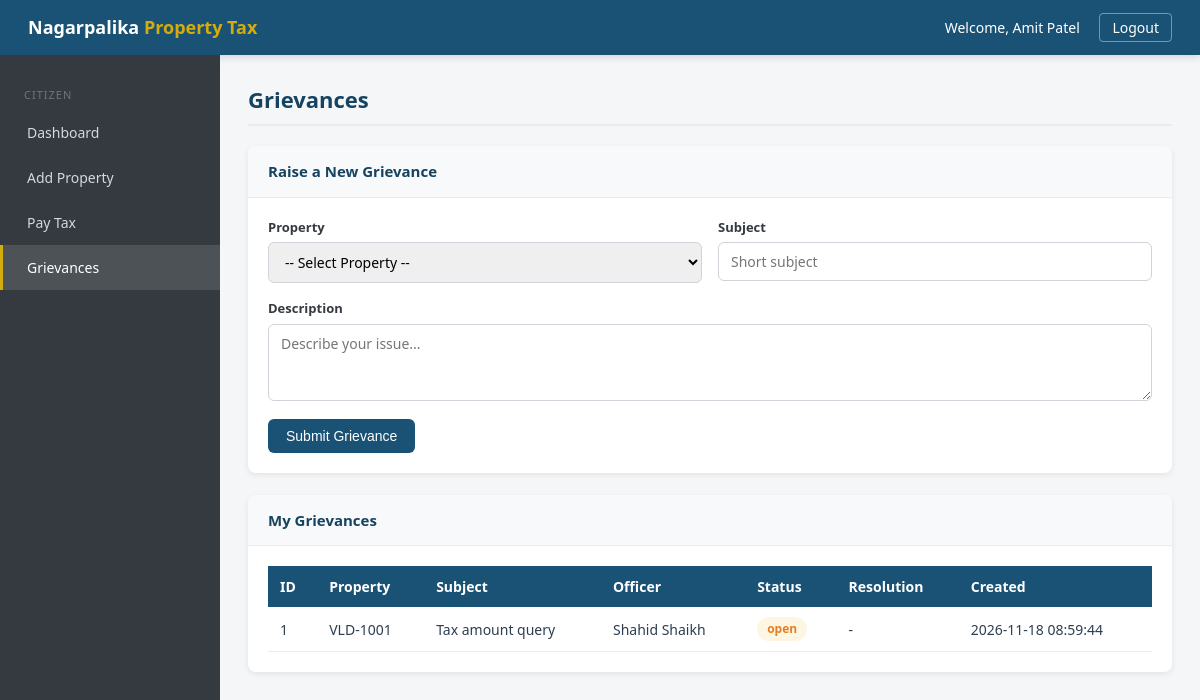
Page /citizen/grievance.php (signed in) on the committed database.
### tables this page shows
CREATE TABLE grievancemaster (
  gid INT AUTO_INCREMENT PRIMARY KEY,
  uid INT NOT NULL,
  pid INT NOT NULL,
  subject VARCHAR(100) NOT NULL,
  description VARCHAR(300) NOT NULL,
  status VARCHAR(15) DEFAULT 'open',   
  officer_id INT,
  resolution VARCHAR(300),
  createddate DATETIME DEFAULT CURRENT_TIMESTAMP
);

CREATE TABLE propertymaster (
  pid INT AUTO_INCREMENT PRIMARY KEY,
  uid INT NOT NULL,                  
  tno VARCHAR(20) NOT NULL,          
  address VARCHAR(150) NOT NULL,
  wid INT NOT NULL,
  areasq INT NOT NULL,
  ptype VARCHAR(15) NOT NULL,        
  cyear INT NOT NULL,
  status VARCHAR(15) DEFAULT 'pending',   
  verified_by INT,
  remark VARCHAR(150)
);

CREATE TABLE usermaster (
  uid INT AUTO_INCREMENT PRIMARY KEY,
  uname VARCHAR(100) NOT NULL,
  email VARCHAR(50) NOT NULL UNIQUE,
  upwd VARCHAR(255) NOT NULL,
  urole VARCHAR(10) NOT NULL,        
  phone VARCHAR(10) NOT NULL,
  status VARCHAR(10) DEFAULT 'active'
);

### citizen/grievance.php (the view, shortened to what this page needs)
<?php
include '../db.php';
$uid = $_SESSION['uid'];
$myG = mysqli_query($con, "SELECT g.*, p.tno, u.uname AS officer
                           FROM grievancemaster g
                           JOIN propertymaster p ON g.pid=p.pid
                           LEFT JOIN usermaster u ON g.officer_id=u.uid
                           WHERE g.uid=$uid
                           ORDER BY g.gid DESC");
$myP = mysqli_query($con, "SELECT pid, tno, address FROM propertymaster WHERE uid=$uid ORDER BY pid DESC");
?>
<!DOCTYPE html>
<html>
<head>
    <link rel="stylesheet" href="../css/style.css">
</head>
<body>
<div class="topbar">
    <div class="brand">Nagarpalika <span>Property Tax</span></div>
    <div class="user-info">
        Welcome, <?php echo $_SESSION['uname']; ?>
        <a href="../logout.php">Logout</a>
    </div>
</div>
<div class="layout">
    <div class="sidebar">
        <div class="side-label">Citizen</div>
        <a href="dashboard.php">Dashboard</a>
        <a href="add_property.php">Add Property</a>
        <a href="pay_tax.php">Pay Tax</a>
        <a href="grievance.php" class="active">Grievances</a>
    </div>
    <div class="main">
        <h1 class="page-title">Grievances</h1>
        <div class="panel">
            <div class="panel-header">Raise a New Grievance</div>
            <div class="panel-body">
                <?php if (mysqli_num_rows($myP) == 0) { ?>
                    <div class="empty">You need a registered property before raising a grievance.</div>
                <?php } else { ?>
                <form method="post">
                    <div class="form-grid">
                        <div class="form-group">
                            <label>Property</label>
                            <select name="pid" required>
                                <option value="">-- Select Property --</option>
                            </select>
                        </div>
                        <div class="form-group">
                            <label>Subject</label>
                            <input type="text" name="subject" required placeholder="Short subject">
                        </div>
                        <div class="form-group full">
                            <label>Description</label>
                            <textarea name="description" required rows="3" placeholder="Describe your issue..."></textarea>
                        </div>
                    </div>
                    <div class="form-actions">
                        <button type="submit" name="raise" class="btn btn-primary">Submit Grievance</button>
                    </div>
                </form>
                <?php } ?>
            </div>
        </div>
        <div class="panel">
            <div class="panel-header">My Grievances</div>
            <div class="panel-body">
                <?php if (mysqli_num_rows($myG) == 0) {
                    echo "<div class='empty'>No grievances raised yet.</div>";
                } else { ?>
                    <table>
                        <thead><tr>
                            <th>ID</th><th>Property</th><th>Subject</th><th>Officer</th>
                            <th>Status</th><th>Resolution</th><th>Created</th>
                        </tr></thead>
                        <tbody>
                        <?php while ($g = mysqli_fetch_array($myG)) {
                            $badge = "badge-" . $g['status'];
                            echo "<tr>
                                <td>{$g['gid']}</td><td>{$g['tno']}</td>
                                <td>{$g['subject']}</td>
                                <td>" . ($g['officer'] ? $g['officer'] : "Unassigned") . "</td>
                                <td><span class='badge $badge'>{$g['status']}</span></td>
                                <td>" . ($g['resolution'] ? $g['resolution'] : "-") . "</td>
                                <td>{$g['createddate']}</td>
                            </tr>";
                        } ?>
                        </tbody>
                    </table>
                <?php } ?>
            </div>
        </div>
    </div>
</div>
</body>
</html>

### css/style.css (style rules this page uses)
* { margin: 0; padding: 0; box-sizing: border-box; }
body { font-family: 'Segoe UI', Tahoma, sans-serif; background: #f4f6f8; color: #2c3e50; line-height: 1.5; }
:root { --primary: #1a5276; --primary-dark: #154360; --accent: #d4ac0d; --success: #27ae60; --warning: #e67e22; --error: #c0392b; --neutral-50: #f8f9fa; --neutral-100: #e9ecef; --neutral-300: #ced4da; --neutral-600: #6c757d; --neutral-800: #343a40; }
.btn { display: inline-block; padding: 9px 18px; border: none; border-radius: 6px; font-size: 14px; cursor: pointer; text-decoration: none; transition: all 0.2s; color: #fff; }
.btn-primary { background: var(--primary); }
.topbar { background: var(--primary); color: #fff; padding: 14px 28px; display: flex; justify-content: space-between; align-items: center; box-shadow: 0 2px 8px rgba(0,0,0,0.15); }
.topbar .brand { font-size: 18px; font-weight: 600; }
.topbar .brand span { color: var(--accent); }
.topbar .user-info { font-size: 14px; }
.topbar .user-info a { color: #fff; text-decoration: none; margin-left: 16px; border: 1px solid rgba(255,255,255,0.4); padding: 4px 12px; border-radius: 4px; }
.layout { display: flex; min-height: calc(100vh - 54px); }
.sidebar { width: 220px; background: var(--neutral-800); padding: 18px 0; flex-shrink: 0; }
.sidebar a { display: block; color: #d5d8dc; text-decoration: none; padding: 12px 24px; font-size: 14px; border-left: 3px solid transparent; transition: all 0.2s; }
.sidebar a.active { background: rgba(255,255,255,0.12); color: #fff; border-left-color: var(--accent); }
.sidebar .side-label { color: var(--neutral-600); font-size: 11px; text-transform: uppercase; letter-spacing: 1px; padding: 14px 24px 6px; }
.main { flex: 1; padding: 28px; overflow-x: auto; }
.page-title { font-size: 22px; color: var(--primary-dark); margin-bottom: 20px; border-bottom: 2px solid var(--neutral-100); padding-bottom: 8px; }
.panel { background: #fff; border-radius: 8px; box-shadow: 0 2px 6px rgba(0,0,0,0.08); margin-bottom: 22px; overflow: hidden; }
.panel-header { padding: 14px 20px; background: var(--neutral-50); border-bottom: 1px solid var(--neutral-100); font-weight: 600; font-size: 15px; color: var(--primary-dark); }
.panel-body { padding: 20px; }
table { width: 100%; border-collapse: collapse; font-size: 14px; }
thead th { background: var(--primary); color: #fff; padding: 10px 12px; text-align: left; font-weight: 600; }
tbody td { padding: 10px 12px; border-bottom: 1px solid var(--neutral-100); }
.form-grid { display: grid; grid-template-columns: 1fr 1fr; gap: 16px; }
.form-group { display: flex; flex-direction: column; }
.form-group.full { grid-column: 1 / -1; }
.form-group label { font-size: 13px; font-weight: 600; color: var(--neutral-800); margin-bottom: 5px; }
.form-group input, .form-group select, .form-group textarea { padding: 9px 12px; border: 1px solid var(--neutral-300); border-radius: 6px; font-size: 14px; font-family: inherit; }
.form-actions { margin-top: 18px; }
.badge { display: inline-block; padding: 3px 10px; border-radius: 12px; font-size: 12px; font-weight: 600; }
.badge-open { background: #fdf6e3; color: var(--warning); }

### rows in the picture
grievancemaster: gid "1", pid.tno "VLD-1001", subject "Tax amount query", usermaster.uname "Shahid Shaikh", status "open", createddate "2026-11-18 08:59:44"

### other values in the picture
$_SESSION['uname'] "Amit Patel"
